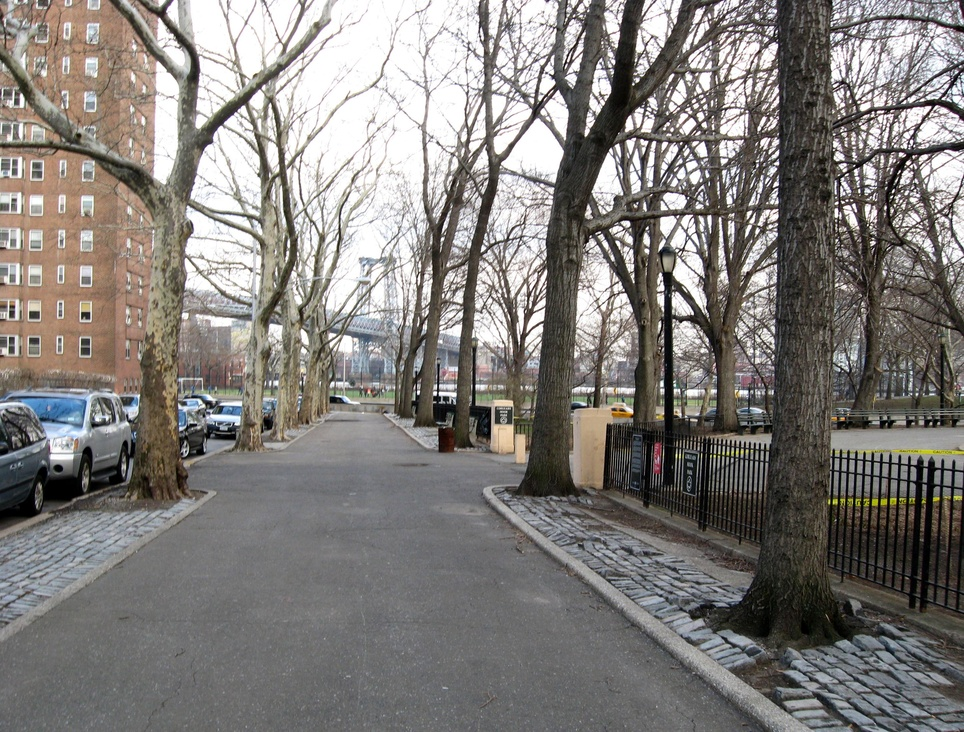
%> input picture data/control0.jpg, 964 x 732 px, shrunk from 3036 x 2304 before the run
$ octave --eval "result = hog(imread('../data/control0.jpg'));"   (GNU Octave 9; MATLAB toolbox functions it lacks are replaced by stand-ins)
%> lines starting %> are read from the running program, lines starting %| are printed output that depends on the picture; in (x1, y1, x2, y2) boxes, pixels count from 0 and x2, y2 are one past the last pixel; in counts of white or black regions, pixels touching at a corner belong together; the program's own positions count from 1
### code/mygradient.m
function [mag,ori] = mygradient(I)

if (ndims(I)==3)
    I = rgb2gray(I);
end
I = im2double(I);

gradFilter = fspecial('prewitt');
dx = imfilter(I, gradFilter, 'replicate');
dy = imfilter(I, gradFilter', 'replicate');
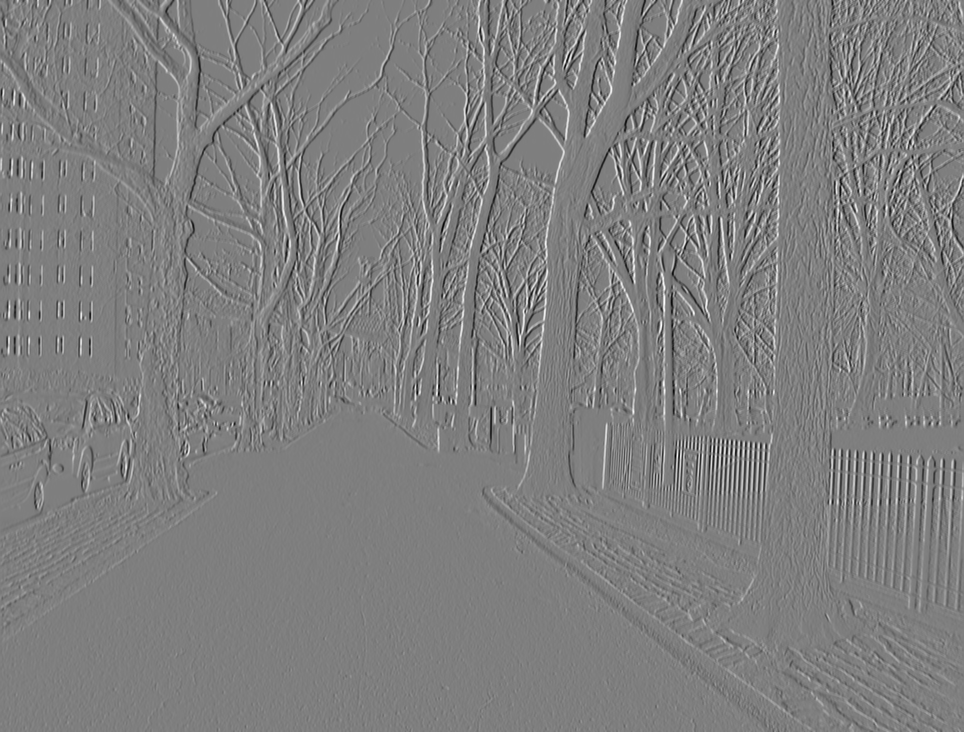
%> dy: size 732x964 double; min -2.81, max 2.84, mean 0.000235; drawn with min black and max white
mag = sqrt(dx.*dx + dy.*dy);
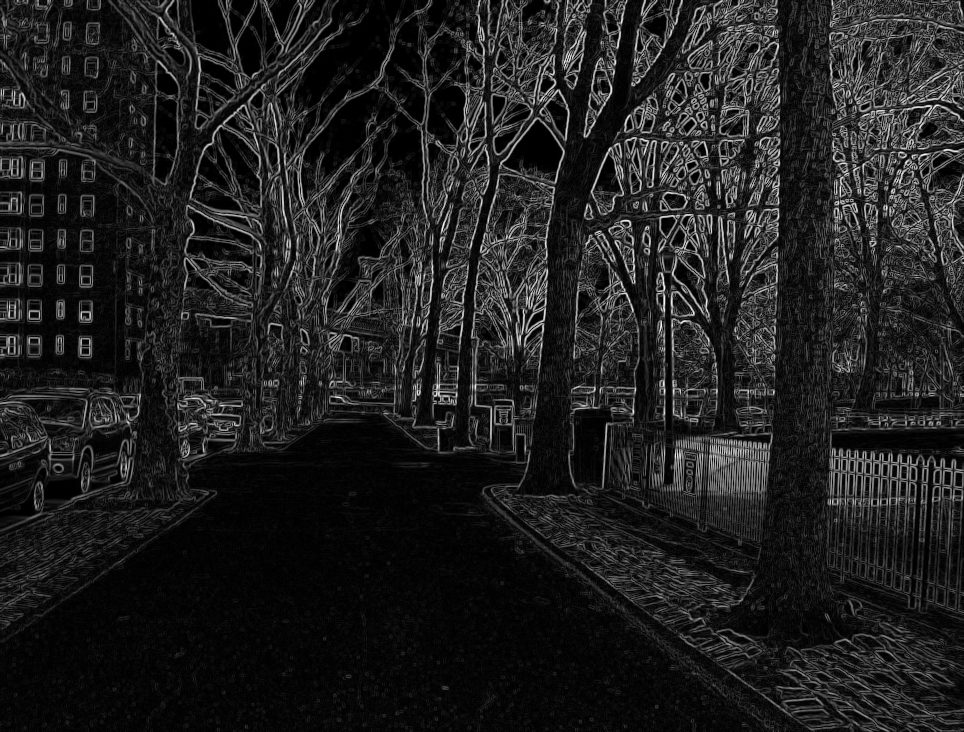
%> mag: size 732x964 double; min 0, max 2.84, mean 0.356; drawn with min black and max white
ori = atan2(dy, dx);
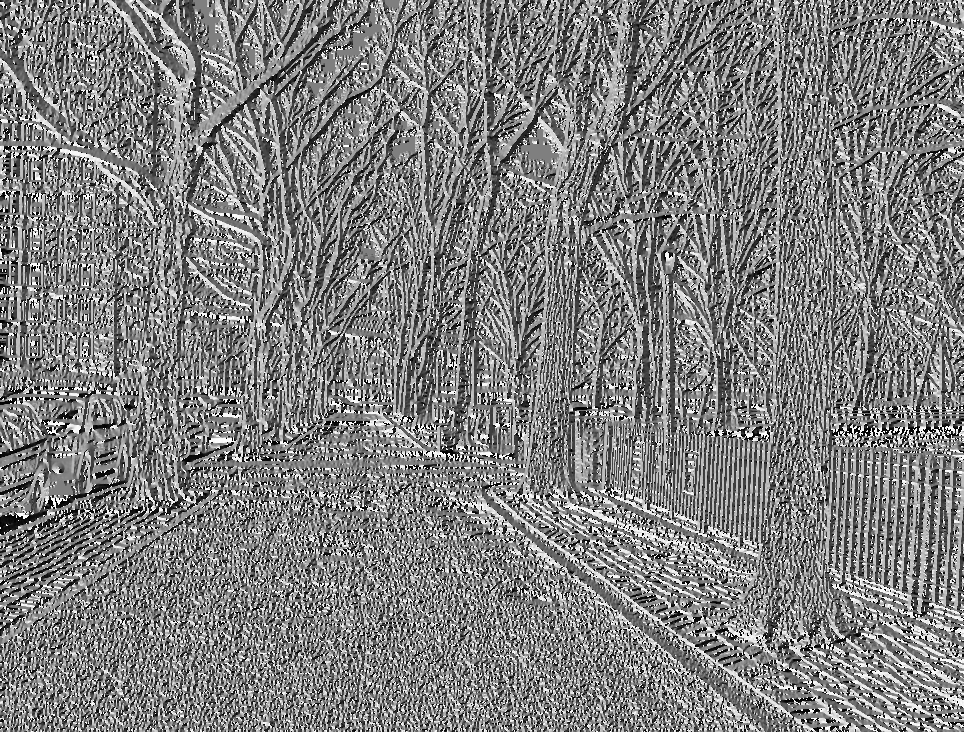
%> ori: size 732x964 double; min -3.14, max 3.14, mean -0.0143; drawn with min black and max white

### code/hog.m
function ohist = hog(I)

if (ndims(I)==3)
    I = rgb2gray(I);
end
I = im2double(I);

[mag,ori] = mygradient(I);
thresh = 0.1*max(mag(:));
%> thresh = 0.284
mag_cond = mag > thresh;
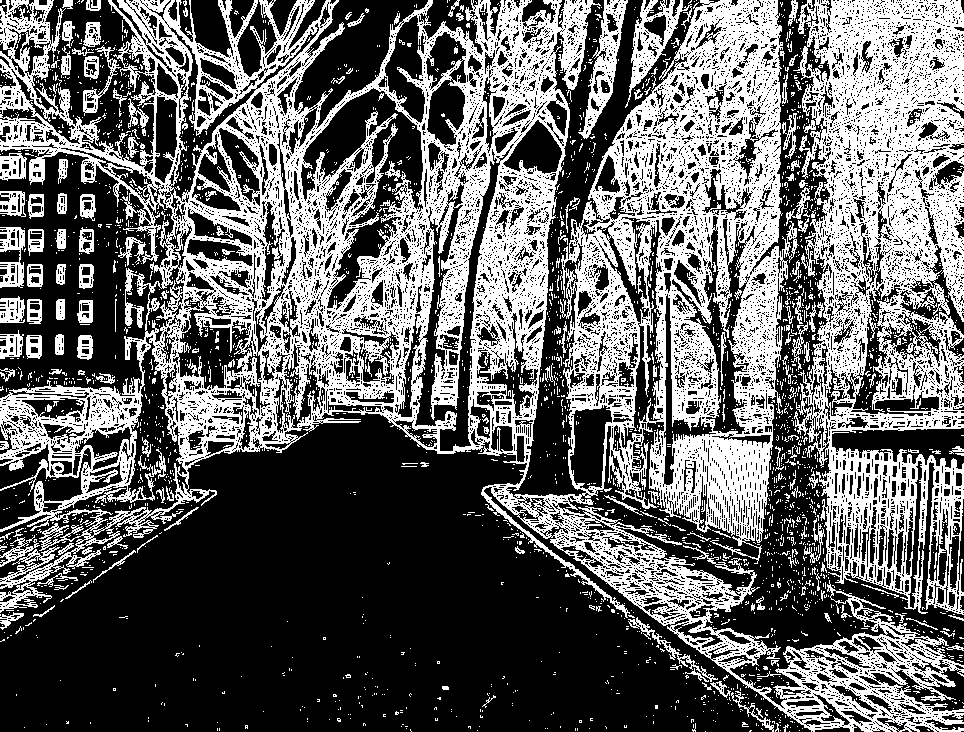
%> mag_cond: size 732x964 logical; 39.6% white; 2607 white regions (2417 under 20 px), largest, box (x1, y1, x2, y2) and area: (0, 0, 964, 732) 193252, (793, 0, 964, 615) 57810, (578, 0, 628, 139) 2065
ori_cond = ori ~= 0.0;
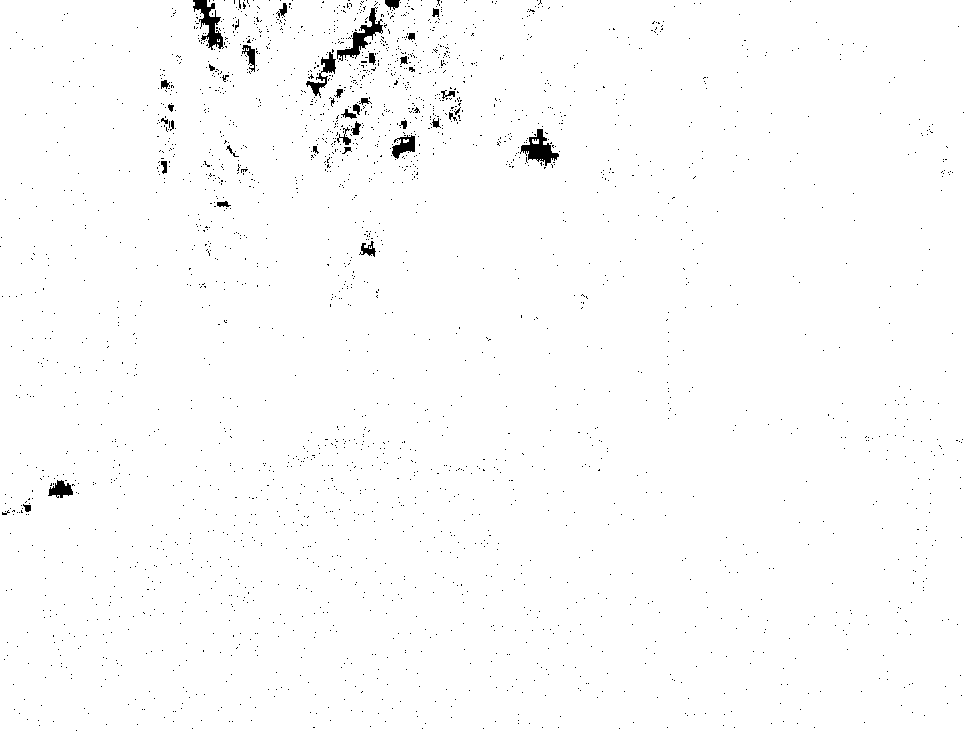
%> ori_cond: size 732x964 logical; 98.9% white; 2551 black regions (2514 under 20 px), largest, box (x1, y1, x2, y2) and area: (337, 7, 383, 61) 637, (193, 0, 224, 50) 628, (520, 129, 559, 166) 610
num_bins = 9;

[height,width] = size(I);
%> height = 732; width = 964
hog_height = ceil(height/8);
%> hog_height = 92
hog_width = ceil(width/8);
%> hog_width = 121

ohist = zeros(hog_height,hog_width,num_bins);
ohist_norm = zeros(hog_height,hog_width,num_bins);

for i=1:num_bins
    min_orientation = -pi + (i-1)*2*pi/num_bins;
    max_orientation = -pi + i*2*pi/num_bins;
    cond = mag_cond & ori_cond & (ori >= min_orientation) & (ori < max_orientation);
    cond_column = im2col(cond, [8,8], 'distinct');
    cond_column = reshape(sum(cond_column), hog_height, hog_width);
    ohist(:,:,i) = cond_column;
end
%> this loop made 9 passes
%> pass 1, in hog, `cond_column = reshape(sum(cond_column), hog_height, hog_width);`:
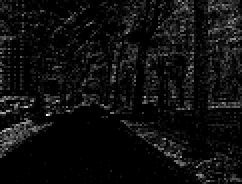
%> cond_column: size 92x121 double (shown 2 times larger); min 0, max 37, mean 2.2; drawn with min black and max white

ohist_sum = sum(ohist,3);
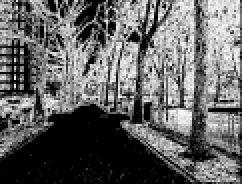
%> ohist_sum: size 92x121 double (shown 2 times larger); min 0, max 64, mean 25.1; drawn with min black and max white
ohist_sum = ohist_sum + (ohist_sum==0);
for i=1:num_bins
    ohist_norm(:,:,i) = ohist_sum;
end
ohist = ohist./ohist_norm;

$ run again, on data/control1.jpg
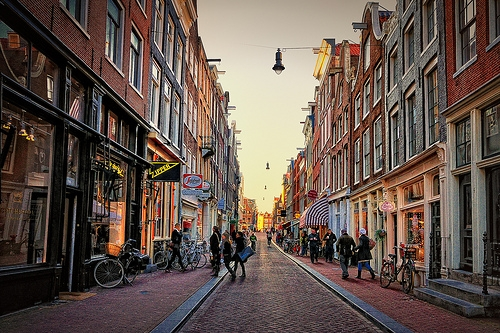
%> input picture data/control1.jpg, 500 x 333 px
%> thresh = 0.283
%> in hog, `mag_cond = mag > thresh;`:
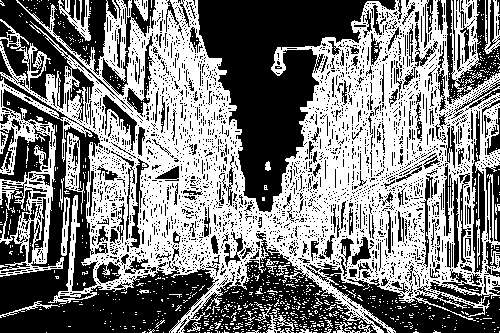
%> mag_cond: size 333x500 logical; 49.4% white; 885 white regions (848 under 20 px), largest, box (x1, y1, x2, y2) and area: (0, 0, 500, 333) 76359, (65, 132, 85, 214) 586, (58, 0, 91, 41) 480
%> ori_cond: size 333x500 logical; 99.5% white; black in thin lines or dots
%> in hog, `ohist_sum = sum(ohist,3);`:
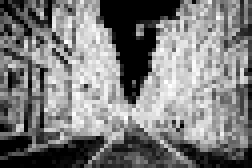
%> ohist_sum: size 42x63 double (shown 4 times larger); min 0, max 64, mean 31.1; drawn with min black and max white

$ run again, on data/control2.jpg
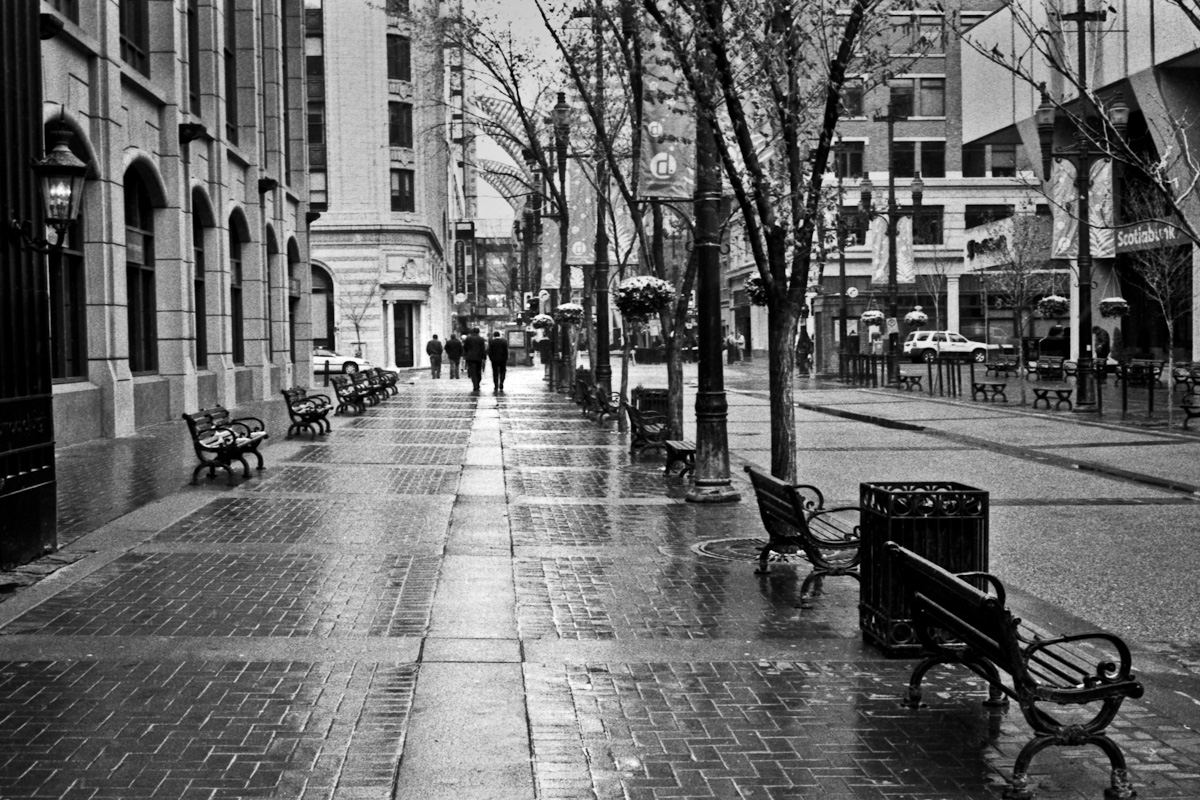
%> input picture data/control2.jpg, 1200 x 800 px
%> thresh = 0.292
%> in hog, `mag_cond = mag > thresh;`:
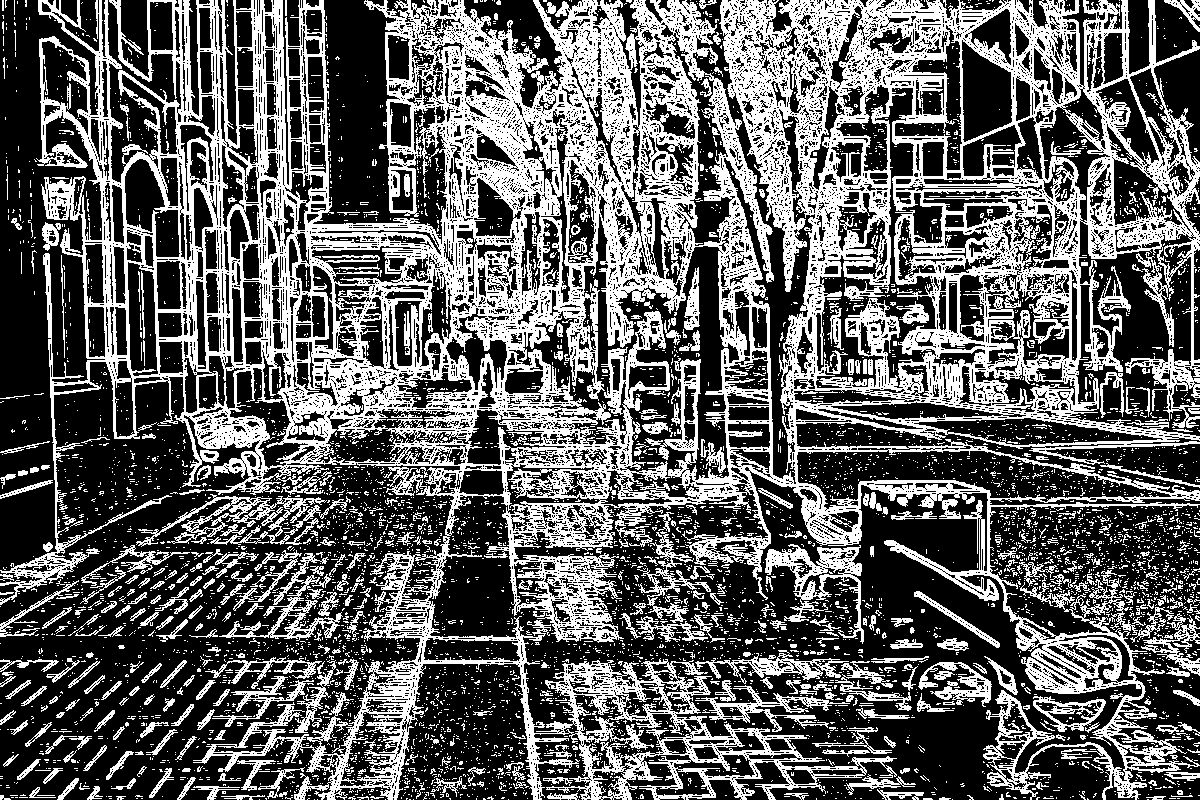
%> mag_cond: size 800x1200 logical; 37.5% white; 6290 white regions (5810 under 20 px), largest, box (x1, y1, x2, y2) and area: (0, 0, 1200, 800) 289423, (765, 544, 864, 644) 2820, (136, 494, 327, 547) 2558
%> ori_cond: size 800x1200 logical; 99.4% white; black in thin lines or dots
%> in hog, `ohist_sum = sum(ohist,3);`:
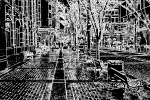
%> ohist_sum: size 100x150 double; min 0, max 64, mean 23.9; drawn with min black and max white

$ run again, on data/control3.jpg
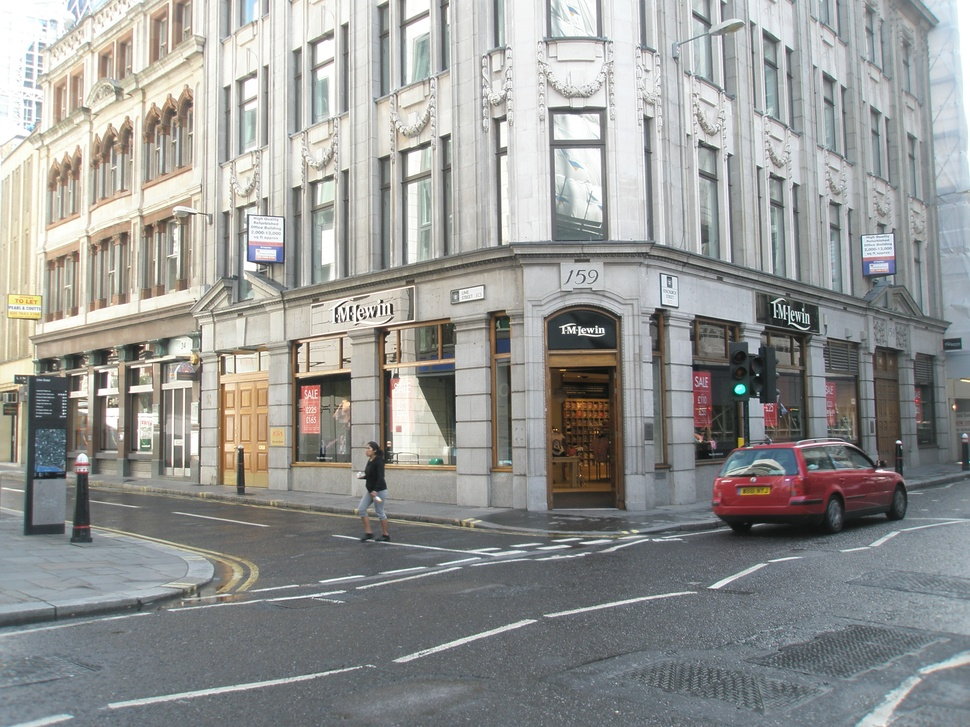
%> input picture data/control3.jpg, 970 x 727 px, shrunk from 3264 x 2448 before the run
%> thresh = 0.253
%> mag_cond: size 727x970 logical; 32.6% white; 2912 white regions (2704 under 20 px), largest, box (x1, y1, x2, y2) and area: (0, 0, 970, 616) 189648, (808, 0, 859, 197) 2880, (860, 0, 898, 221) 2108
%> ori_cond: size 727x970 logical; 99.4% white; 2119 black regions (2105 under 20 px), largest, box (x1, y1, x2, y2) and area: (959, 0, 970, 63) 433, (0, 0, 44, 15) 330, (0, 31, 18, 65) 247
%> in hog, `ohist_sum = sum(ohist,3);`:
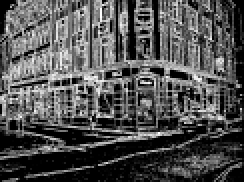
%> ohist_sum: size 91x122 double (shown 2 times larger); min 0, max 64, mean 20.7; drawn with min black and max white
